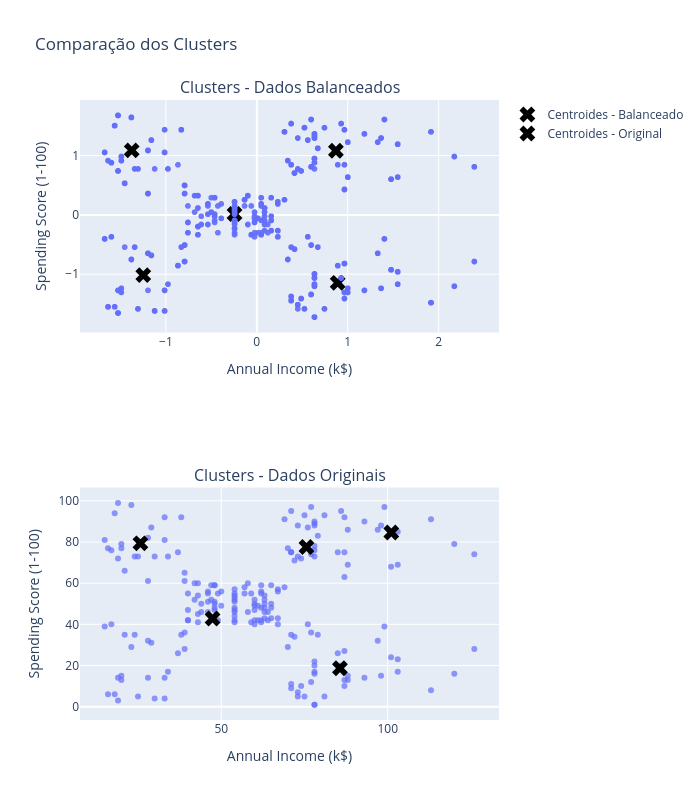

Notebook source saved alongside this figure:
### Markdown cell above
### Comapração entre dados balanceados e não balanceados

### Code cell
fig = make_subplots(rows=2, cols=1, 
                    subplot_titles=['Clusters - Dados Balanceados', 
                                  'Clusters - Dados Originais'])

# Dados Balanceados
fig.add_trace(
    px.scatter(df_bp, 
              x='Annual Income (k$)', 
              y='Spending Score (1-100)', 
              opacity=0.7).data[0],
    row=1, col=1
)
# Centroides dos dados balanceados
fig.add_trace(
    go.Scatter(x=centroides_bp[:, 0], 
               y=centroides_bp[:, 1], 
               mode='markers',
               marker=dict(color='black', symbol='x', size=14),
               name='Centroides - Balanceado'),
    row=1, col=1
)

# Dados originais
fig.add_trace(
    px.scatter(df, 
              x='Annual Income (k$)', 
              y='Spending Score (1-100)', 
              opacity=0.7).data[0],
    row=2, col=1
)
# Centroides dos dados Originais
fig.add_trace(
    go.Scatter(x=centroides_o[:, 0], 
               y=centroides_o[:, 1], 
               mode='markers',
               marker=dict(color='black', symbol='x', size=14),
               name='Centroides - Original'),
    row=2, col=1
)

fig.update_layout(height=800, 
                 width=700,
                 showlegend=True,
                 title_text="Comparação dos Clusters")
fig.update_xaxes(title_text='Annual Income (k$)', row=1, col=1)
fig.update_xaxes(title_text='Annual Income (k$)', row=2, col=1)
fig.update_yaxes(title_text='Spending Score (1-100)', row=1, col=1)
fig.update_yaxes(title_text='Spending Score (1-100)', row=2, col=1)
fig.show()

### Figure 1 — Plotly figure (JSON) as saved in the notebook; plotly's stock layout.template omitted (floating-point values rounded to 4 significant figures; data arrays with more than 128 entries replaced by an {"elided": "..."} marker saying what was removed)
{"data": [{"hovertemplate": "Annual Income (k$)=%{x}<br>Spending Score (1-100)=%{y}<extra></extra>", "legendgroup": "", "marker": {"color": "#636efa", "opacity": 0.7, "symbol": "circle"}, "mode": "markers", "name": "", "showlegend": false, "type": "scattergl", "x": {"elided": "1328 float values"}, "xaxis": "x", "y": {"elided": "1328 float values"}, "yaxis": "y"}, {"marker": {"color": "black", "size": 14, "symbol": "x"}, "mode": "markers", "name": "Centroides - Balanceado", "type": "scatter", "x": [0.8894, 0.8699, -1.376, -0.2452, -1.249], "xaxis": "x", "y": [-1.145, 1.082, 1.088, 0.01582, -1.016], "yaxis": "y"}, {"hovertemplate": "Annual Income (k$)=%{x}<br>Spending Score (1-100)=%{y}<extra></extra>", "legendgroup": "", "marker": {"color": "#636efa", "opacity": 0.7, "symbol": "circle"}, "mode": "markers", "name": "", "orientation": "v", "showlegend": false, "type": "scatter", "x": {"elided": "198 int values"}, "xaxis": "x2", "y": {"elided": "198 int values"}, "yaxis": "y2"}, {"marker": {"color": "black", "size": 14, "symbol": "x"}, "mode": "markers", "name": "Centroides - Original", "type": "scatter", "x": [47.39, 101.1, 25.73, 85.65, 75.59], "xaxis": "x2", "y": [42.81, 84.62, 79.36, 18.65, 77.59], "yaxis": "y2"}], "layout": {"annotations": [{"font": {"size": 16}, "showarrow": false, "text": "Clusters - Dados Balanceados", "x": 0.5, "xanchor": "center", "xref": "paper", "y": 1, "yanchor": "bottom", "yref": "paper"}, {"font": {"size": 16}, "showarrow": false, "text": "Clusters - Dados Originais", "x": 0.5, "xanchor": "center", "xref": "paper", "y": 0.375, "yanchor": "bottom", "yref": "paper"}], "height": 800, "showlegend": true, "title": {"text": "Comparação dos Clusters"}, "width": 700, "xaxis": {"anchor": "y", "domain": [0, 1], "title": {"text": "Annual Income (k$)"}}, "xaxis2": {"anchor": "y2", "domain": [0, 1], "title": {"text": "Annual Income (k$)"}}, "yaxis": {"anchor": "x", "domain": [0.625, 1], "title": {"text": "Spending Score (1-100)"}}, "yaxis2": {"anchor": "x2", "domain": [0, 0.375], "title": {"text": "Spending Score (1-100)"}}}}
